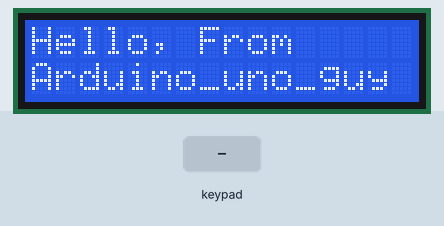
Recording of a sketch running on a simulated Arduino Uno, built with avr-gcc and run on an emulated ATmega328P. On the bench: 16×2 character LCD. The test bench sets the inputs (shaded band). What the sketch prints to the serial monitor is not drawn.

Above: at 1.2 s.
1.3 s: keypad keys 8 7 6 5 # pressed 0.4 s apart
At 3.2 s:
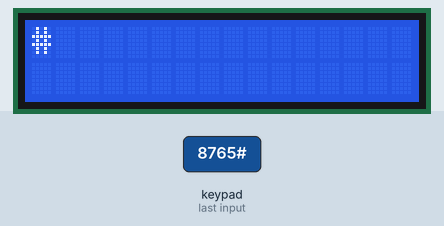
4.8 s: key '*' pressed
At 6.0 s:
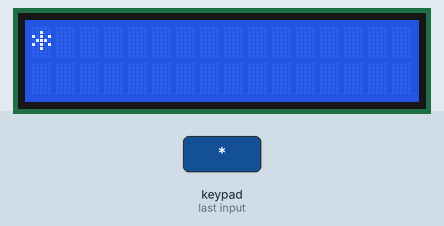
6.3 s: key '1' pressed
At 7.1 s:
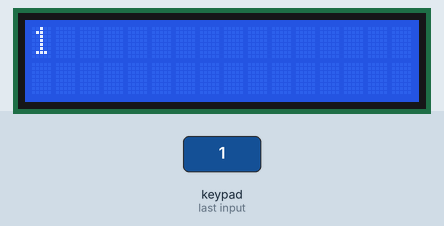
7.8 s: keypad keys 4 3 2 pressed 0.4 s apart
At 9.9 s:
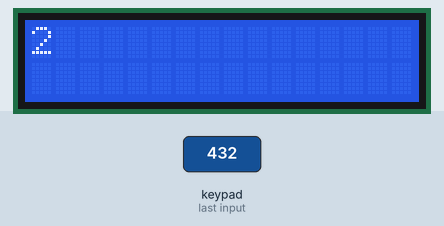
10.5 s: key '#' pressed
At 11.5 s:
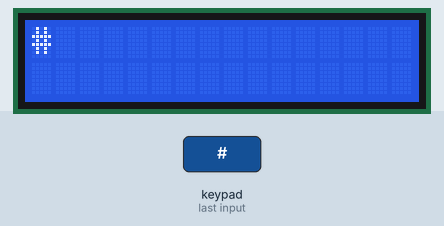
12.0 s: key '2' pressed
At 12.6 s:
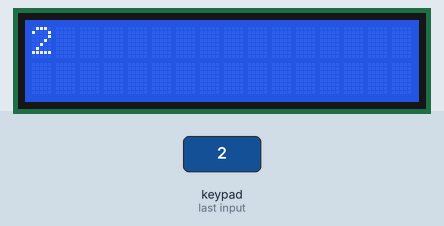
Timing chart, 0 to 14.5 s (numbered marks = the images above; inputs shaded):
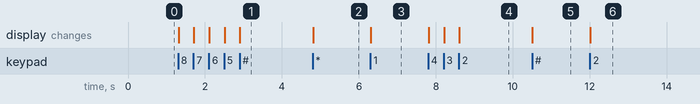

Measured:
- after the input at 1.3 s, the display: first changes at once (image 1 shows a later state)
- after the input at 4.8 s, the display: changes at once (image 2)
- after the input at 6.3 s, the display: changes at once (image 3)
- after the input at 7.8 s, the display: first changes at once (image 4 shows a later state)
- after the input at 10.5 s, the display: changes at once (image 5)
- after the input at 12.0 s, the display: changes at once (image 6)

The sketch:

HelloKeypad.ino
```cpp
#include <Keypad.h>
#include <LiquidCrystal_I2C.h>
#include <Wire.h>


const byte ROWS = 4; //four rows
const byte COLS = 3; //three columns
char keys[ROWS][COLS] = {
  {'1','2','3'},
  {'4','5','6'},
  {'7','8','9'},
  {'*','0','#'}
};
byte rowPins[ROWS] = {8,7,6,5}; //connect to the row pinouts of the keypad
byte colPins[COLS] = {4,3,2}; //connect to the column pinouts of the keypad

Keypad keypad = Keypad( makeKeymap(keys), rowPins, colPins, ROWS, COLS );
LiquidCrystal_I2C lcd(0x27, 16, 2);


void setup(){
  Serial.begin(9600);
  lcd.init();
  lcd.backlight();


  lcd.print("Hello, From");
  lcd.setCursor(0,1);
  lcd.print("Arduino_uno_guy");
}

void loop(){
  char key = keypad.getKey();
   //delay(10);


  if (key){
    lcd.clear();
    lcd.setCursor(0,0);
    Serial.println(key);
    lcd.write(key);
    //delay(1000);

  }
}
```
